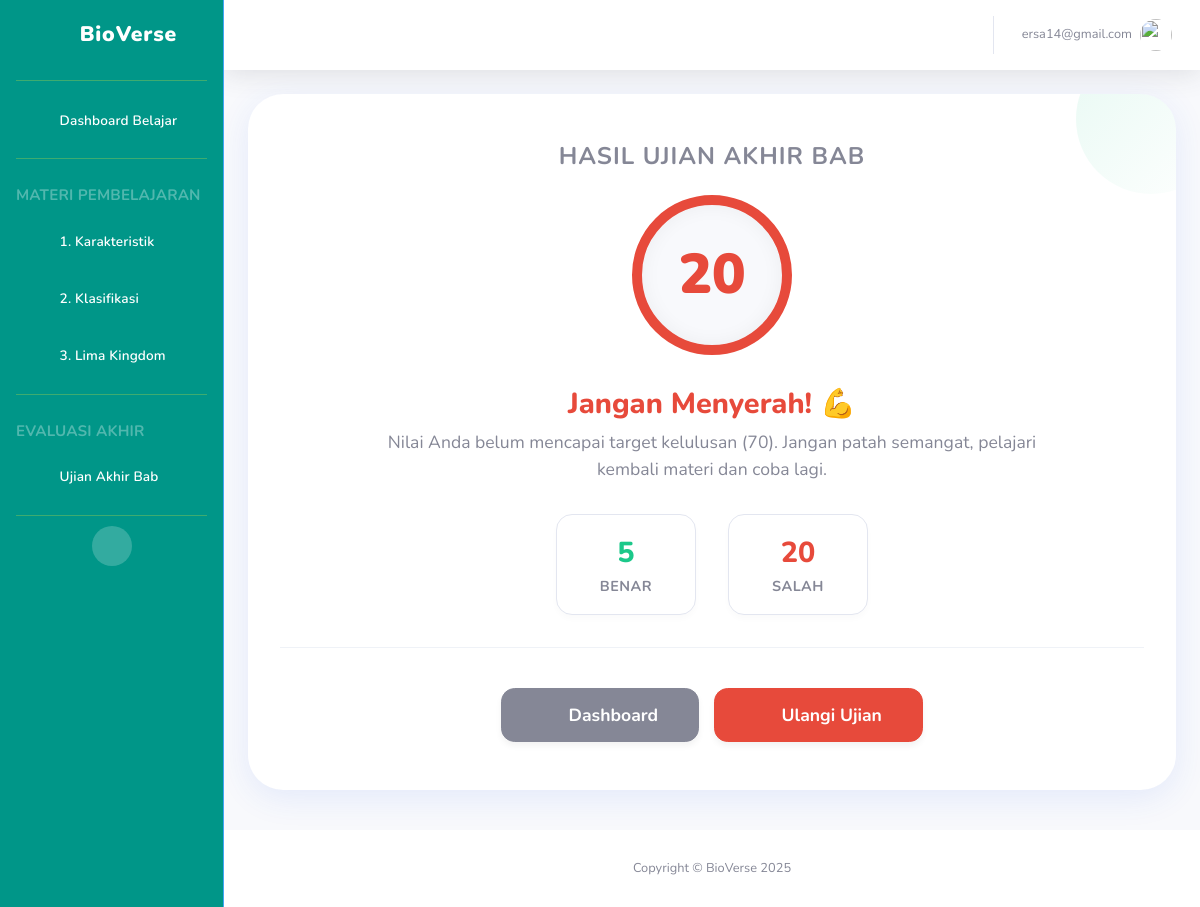
The app's page /pengayaan/hasil/1/ (signed in), older data.
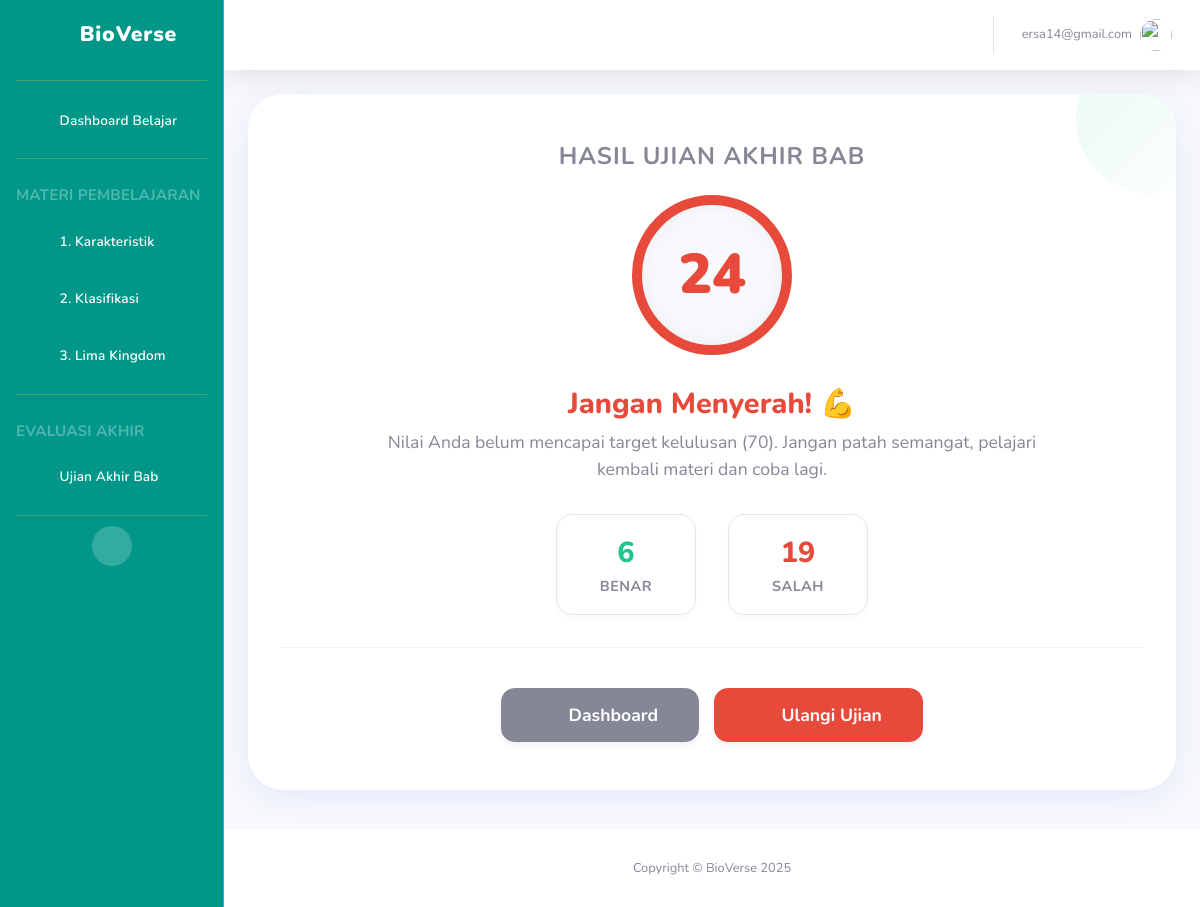
The same page, newer data.
### main/models.py (models this page shows)
class HasilPengayaan(models.Model):
    siswa = models.ForeignKey(User, on_delete=models.CASCADE)
    pengayaan = models.ForeignKey(SoalPengayaan, on_delete=models.CASCADE)
    skor = models.DecimalField(max_digits=5, decimal_places=2)

### main/views.py (the view)
# urls.py: path('pengayaan/hasil/<int:pengayaan_id>/', views.hasil_pengayaan_view, name='hasil_pengayaan'), # <-- TAMBAHKAN INI
@login_required
def hasil_pengayaan_view(request, pengayaan_id):
    pengayaan = get_object_or_404(SoalPengayaan, id=pengayaan_id)
    hasil = get_object_or_404(HasilPengayaan, siswa=request.user, pengayaan=pengayaan)
    pertanyaan_list = pengayaan.pertanyaan_set.all()
    total_soal = pertanyaan_list.count()
    if total_soal > 0:
        jawaban_benar = round((hasil.skor * total_soal) / 100)
        jawaban_salah = total_soal - jawaban_benar
    else:
        jawaban_benar = 0
        jawaban_salah = 0
    context = {
        "pengayaan": pengayaan,
        "hasil": hasil,
        "pertanyaan_list": pertanyaan_list,
        "jawaban_benar": int(jawaban_benar), # Pastikan jadi integer
        "jawaban_salah": int(jawaban_salah),
        "total_soal": total_soal
    }
    return render(request, "main/siswa/hasil_pengayaan.html", context)

### main/templatetags/custom_tags.py (called while the page is built)
@register.simple_tag
def get_latihan_id(subbab_urutan):
    from main.models import LatihanSoal
    try:
        latihan = LatihanSoal.objects.get(subbab__urutan=subbab_urutan)
        return latihan.id
    except LatihanSoal.DoesNotExist:
        return None

@register.simple_tag
def get_pengayaan_id():
    from main.models import SoalPengayaan
    try:
        pengayaan = SoalPengayaan.objects.first()
        if pengayaan:
            return pengayaan.id
        return None
    except SoalPengayaan.DoesNotExist:
        return None

### main/templates/main/siswa/hasil_pengayaan.html (shortened to what this page needs)
{% extends 'main/base.html' %}
{% load static %}
{% block content %}
    <div class="learning-card">
        <h4 class="text-uppercase text-muted mb-4 font-weight-bold" style="letter-spacing: 1px;">
            Hasil {{ pengayaan.judul }}
        </h4>
        <div class="score-circle {% if hasil.skor >= 70 %}pass{% else %}fail{% endif %}">
            <span class="score-value">{{ hasil.skor|floatformat:0 }}</span>
        </div>
        {% if hasil.skor >= 70 %}
            <h2 class="result-title text-success">Luar Biasa! 🎉</h2>
            <p class="result-desc">
                Selamat! Anda telah berhasil menuntaskan materi bab ini dengan sangat baik.
            </p>
        {% else %}
            <h2 class="result-title text-danger">Jangan Menyerah! 💪</h2>
            <p class="result-desc">
                Nilai Anda belum mencapai target kelulusan (70). Jangan patah semangat, pelajari kembali materi dan coba lagi.
            </p>
        {% endif %}
        <div class="stats-container">
            <div class="stat-box">
                <span class="stat-value text-green">{{ jawaban_benar }}</span>
                <span class="stat-label">Benar</span>
            </div>
            <div class="stat-box">
                <span class="stat-value text-red">{{ jawaban_salah }}</span>
                <span class="stat-label">Salah</span>
            </div>
        </div>
        <div class="action-buttons">
            <a href="{% url 'siswa_dashboard' %}" class="btn btn-secondary btn-custom">
                <i class="fas fa-home mr-2"></i> Dashboard
            </a>
            {% if hasil.skor < 70 %}
            <a href="{% url 'pengayaan' pengayaan.id %}" class="btn btn-danger btn-custom">
                <i class="fas fa-redo mr-2"></i> Ulangi Ujian
            </a>
            {% endif %}
        </div>
    </div>
{% endblock %}

Row changes from the older to the newer data that the page shows:
changed HasilPengayaan: skor "20" → "24"
Text that changed along with them:
{{ jawaban_benar }}: "5" → "6"
{{ jawaban_salah }}: "20" → "19"
